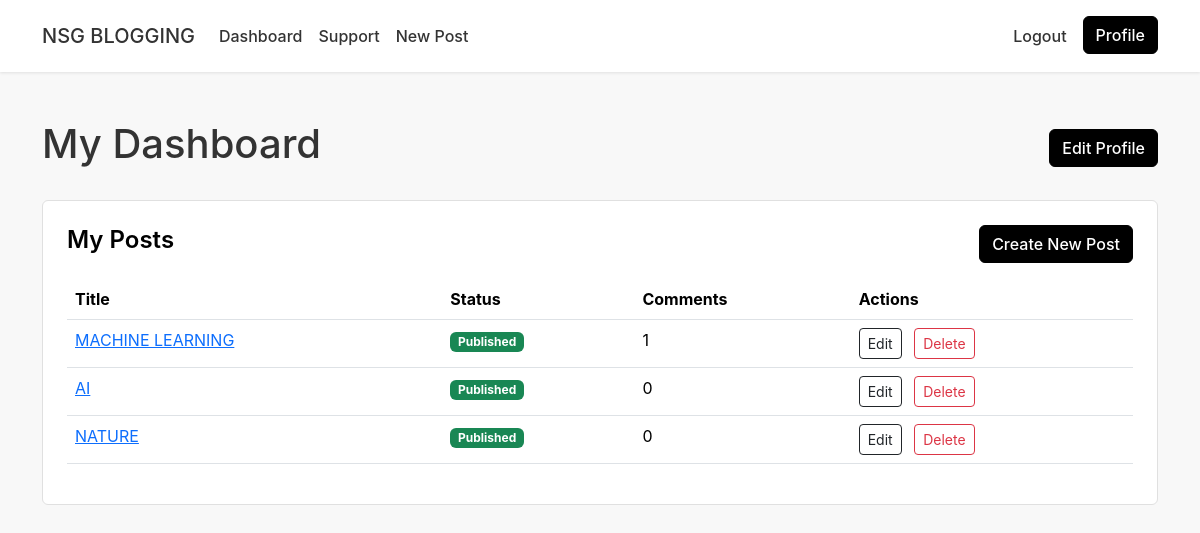
Screenshot of /dashboard/ (signed in) with the database file from the repository.
### posts/models.py (models this page shows, shortened)
class Post(models.Model):
    STATUS_CHOICES = (
        ('draft', 'Draft'),
        ('published', 'Published'),
    )
    title = models.CharField(max_length=200)
    body = models.TextField()
    slug = models.SlugField(max_length=200, unique=True, blank=True)
    author = models.ForeignKey(User, on_delete=models.CASCADE, related_name='blog_posts')
    status = models.CharField(max_length=10, choices=STATUS_CHOICES, default='draft')
    created_at = models.DateTimeField(auto_now_add=True)
    updated_at = models.DateTimeField(auto_now=True)
    image = models.ImageField(upload_to='blog_images', blank=True, null=True) # ADDED: Image field for posts

### posts/views.py (the view)
# urls.py: path('dashboard/', DashboardView.as_view(), name='dashboard'),
class DashboardView(LoginRequiredMixin, ListView):
    model = Post
    template_name = 'posts/dashboard.html'
    context_object_name = 'posts'
    def get_queryset(self):
        return Post.objects.filter(author=self.request.user).order_by('-created_at')

### templates/posts/dashboard.html
{% extends "base.html" %}
{% load static %}
{% block content %}
  <div class="d-flex justify-content-between align-items-center mb-4">
    <h1 class="my-posts-header">My Dashboard</h1>
    <a href="{% url 'profile_edit' %}" class="btn btn-dark">Edit Profile</a>
  </div>
  <div class="card p-4">
    <div class="d-flex justify-content-between align-items-center mb-3">
        <h4 class="card-title">My Posts</h4>
        <a href="{% url 'post_create' %}" class="btn btn-dark">Create New Post</a>
    </div>
    <div class="table-responsive">
      <table class="table table-hover">
        <thead>
          <tr>
            <th>Title</th>
            <th>Status</th>
            <th>Comments</th>
            <th>Actions</th>
          </tr>
        </thead>
        <tbody>
          {% for post in posts %}
          <tr>
            <td><a href="{% url 'post_detail' post.slug %}">{{ post.title }}</a></td>
            <td>
              {% if post.status == 'published' %}
                <span class="badge bg-success">Published</span>
              {% else %}
                <span class="badge bg-secondary">Draft</span>
              {% endif %}
            </td>
            <td>{{ post.comments.count }}</td>
            <td>
              <a href="{% url 'post_update' post.slug %}" class="btn btn-outline-dark btn-sm me-2">Edit</a>
              <a href="{% url 'post_delete' post.slug %}" class="btn btn-outline-danger btn-sm">Delete</a>
            </td>
          </tr>
          {% empty %}
          <tr>
            <td colspan="4" class="text-center">You have not created any posts yet.</td>
          </tr>
          {% endfor %}
        </tbody>
      </table>
    </div>
  </div>
{% endblock %}

### posts/static/css/style.css (style rules this page uses)
body { background-color: #f8f8f8; color: #333333; font-family: -apple-system, BlinkMacSystemFont, "Segoe UI", Roboto, "Helvetica Neue", Arial, sans-serif; }
.btn-dark { background-color: #000000; border-color: #000000; color: #ffffff; font-weight: 500; padding: 0.5rem 1.25rem; }
.card { background-color: #ffffff; border: 1px solid #e0e0e0; box-shadow: none; transition: box-shadow 0.2s ease; }
.card-title { color: #000000; font-weight: 600; }
.btn-dark { height: 38px; font-size: 1rem; line-height: 1.5; padding: 0.375rem 0.75rem; }

### rows the page displays
Post: title "MACHINE LEARNING", status "Published", comments.count "1"
Post: title "AI", status "Published", comments.count "0"
Post: title "NATURE", status "Published", comments.count "0"
